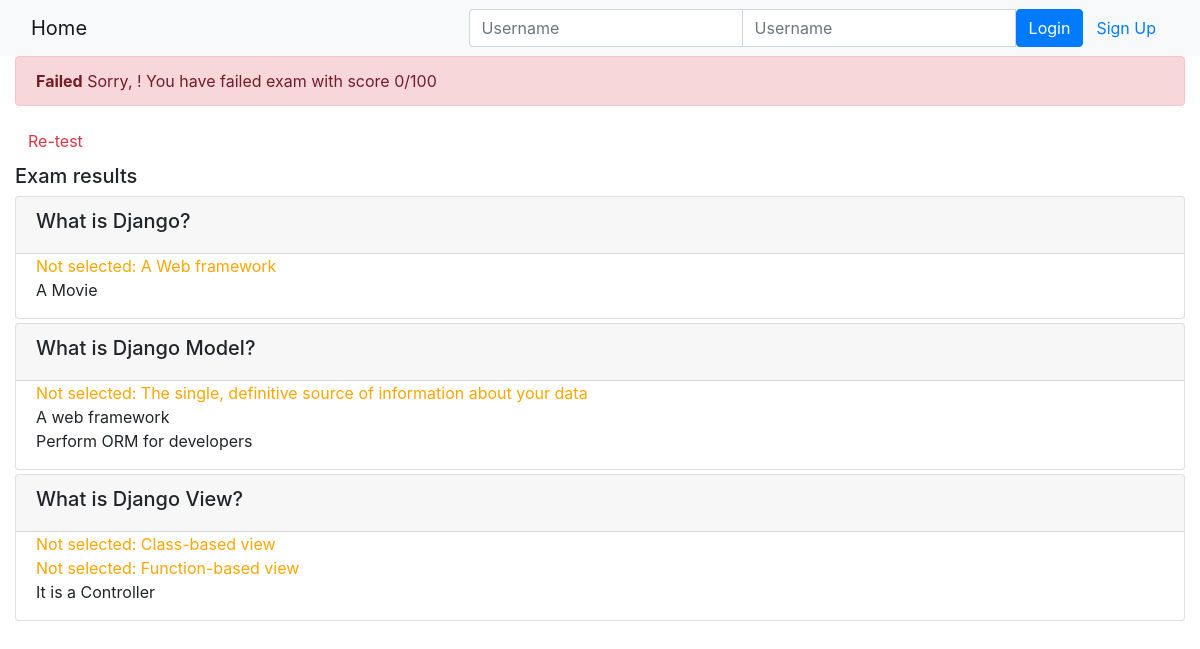
Screenshot of /onlinecourse/1/exam/1/result with the database file from the repository.
### onlinecourse/models.py (models this page shows, shortened)
class Question(models.Model):
    lesson = models.ForeignKey(Lesson, on_delete=models.CASCADE)
    course = models.ForeignKey(Course, on_delete=models.CASCADE)
    question = models.CharField(max_length=300)
    grade_point = models.FloatField()

class Choice(models.Model):
    choice = models.CharField(max_length=255)
    is_correct = models.BooleanField()
    question = models.ForeignKey(Question, on_delete=models.CASCADE)

### onlinecourse/views.py (the view)
# urls.py: path('<int:course_id>/exam/<int:submission_id>/result', views.show_exam_result, name='show_exam_result'),
def show_exam_result(request, course_id, submission_id):
    context = {}
    course = get_object_or_404(Course, pk=course_id)
    submission = get_object_or_404(Submission, pk=submission_id)
    choices = {}
    total_points = 0
    points = 0
    for question in course.question_set.all():
        for choice in question.choice_set.all():
            choices[choice.id]={}
            choices[choice.id][choice]=choice
            choices[choice.id]['is_user_choice']=False
            if choice.is_correct:
                total_points += 1
            for submitted_choice in submission.choices.all():
                if choice.id == submitted_choice.id:
                    choices[choice.id]['is_user_choice']=True
                if choice.id == submitted_choice.id and choice.is_correct:
                    points += 1
    context['course']= course
    context['choices']= choices
    context['grade']= int((points*100)/total_points)
    return render(request, 'onlinecourse/exam_result_bootstrap.html', context)

### myproject/templatetags/custom_filters.py (called while the page is built)
@register.filter
def is_user_choice(dictionary, key):
   return dictionary.get(key).get('is_user_choice')

### onlinecourse/templates/onlinecourse/exam_result_bootstrap.html (shortened to what this page needs)
<!DOCTYPE html>
<html lang="en">
<head>
    {% load static %}
    <link rel="stylesheet" href="https://maxcdn.bootstrapcdn.com/bootstrap/4.5.2/css/bootstrap.min.css">
</head>
<body>
    <nav class="navbar navbar-light bg-light">
        <div class="container-fluid">
            <div class="navbar-header">
                <a class="navbar-brand" href="{% url 'onlinecourse:index' %}">Home</a>
            </div>
            <ul class="nav navbar-nav navbar-right">
                {% if user.is_authenticated %}
                <li>
                    <a class="btn btn-link" href="#">{{ user.first_name }}({{ user.username }})</a>
                    <a class="btn btn-link" href="{% url 'onlinecourse:logout' %}">Logout</a>
                </li>
                {% else %}
                <li>
                    <form class="form-inline" action="{% url 'onlinecourse:login' %}" method="post">
                        <div class="input-group">
                            <input type="text" class="form-control" placeholder="Username" name="username">
                            <input type="password" class="form-control" placeholder="Username" name="psw">
                            <button class="btn btn-primary" type="submit">Login</button>
                            <a class="btn btn-link" href="{% url 'onlinecourse:registration' %}">Sign Up</a>
                        </div>
                    </form>
                </li>
                {% endif %}
            </ul>
        </div>
    </nav>
    <div class="container-fluid">
        {% if grade > 80 %}
        <div class="alert alert-success">
            <b>Congratulations, {{user.first_name}}</b>! You have passed exam with score {{grade}}/100
        </div>
        {% else %}
        <div class="alert alert-danger">
            <b>Failed</b> Sorry, {{user.first_name}}! You have failed exam with score {{grade}}/100
        </div>
        <a class="btn btn-link text-danger" href="{% url 'onlinecourse:course_details' course.id %}">Re-test</a>
        {% endif %}
        <div class="card-columns-vertical mt-1">
            <h5 class="">Exam results</h5>
            <div id="exam" class="">
                {% load custom_filters %}
                {% for question in course.question_set.all %}
                <div class="card mt-1">
                    <div class="card-header">
                        <h5>{{ question.question}}</h5>
                    </div>
                    <div class="form-group">
                        {% for choice in question.choice_set.all %}
                            {% if not choices|is_user_choice:choice.id and choice.is_correct %}
                            <div class="form-check" style="color: orange">
                                Not selected: {{ choice.choice }}
                            </div>
                            {% elif choices|is_user_choice:choice.id and choice.is_correct %}
                            <div class="form-check" style="color: green">
                                Answer is correct: {{ choice.choice }}
                            </div>
                            {% elif choices|is_user_choice:choice.id and not choice.is_correct %}
                            <div class="form-check" style="color: red">
                                Answer is wrong: {{ choice.choice }}
                            </div>
                            {% else %}
                            <div class="form-check">
                                {{ choice.choice }}
                            </div>
                            {% endif %}
                        {% endfor %}
                    </div>
                </div>
                {% endfor %}
            </div>
        </div>
    </div>
</body>
</html>

### rows the page displays
Question: question "What is Django?"
Choice: choice "A Web framework"
Choice: choice "A Movie"
Question: question "What is Django Model?"
Choice: choice "The single, definitive source of information about your data"
Choice: choice "A web framework"
Choice: choice "Perform ORM for developers"
Question: question "What is Django View?"
Choice: choice "Class-based view"
Choice: choice "Function-based view"
Choice: choice "It is a Controller"

### other values shown
{{ grade }} "0"
